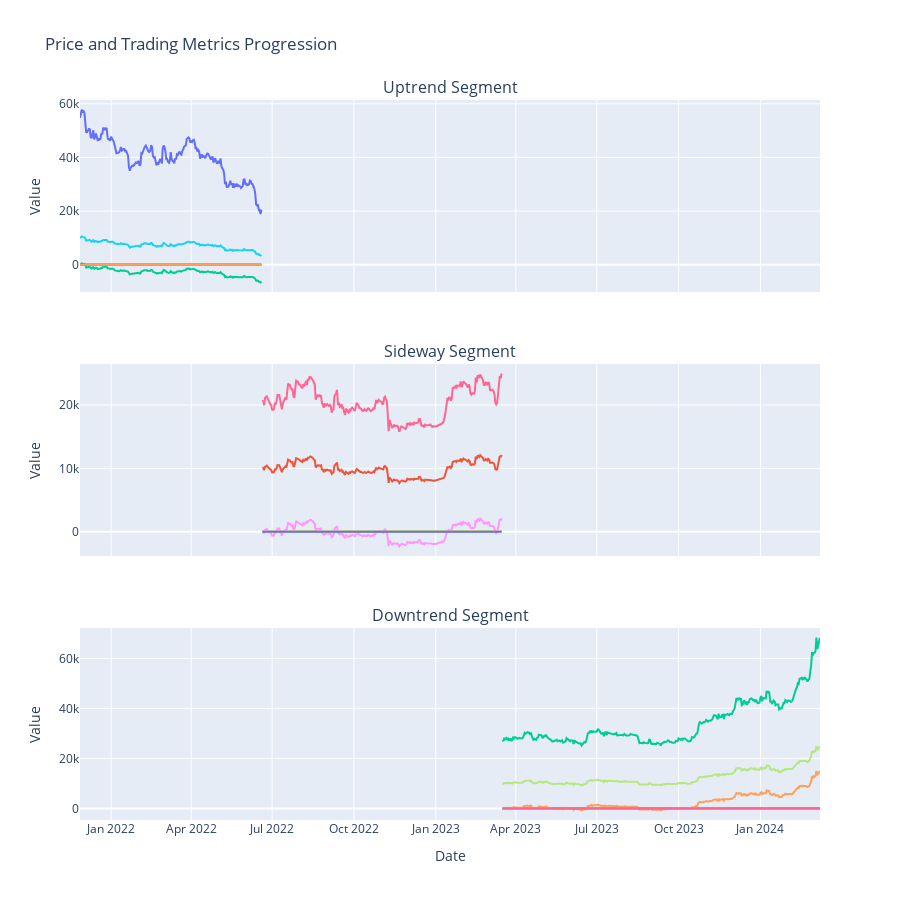

The notebook cell this image was saved under:
### Markdown cell above
### Subplot

### Code cell
# Manually segment your data
downtrend_start_idx = start_idx
downtrend_end_idx = downtrend_end_idx

sideway_start_idx = sideway_start_idx
sideway_end_idx = sideway_end_idx

uptrend_start_idx =  uptrend_start_idx
uptrend_end_idx =  len(combined_dataframe['buyandhold'])

# Test strategy on each segment
downtrend_prices, downtrend_indicator_values, downtrend_profits, downtrend_cash, downtrend_bitcoin, downtrend_total = strategy(
    indcator=combined_dataframe['buyandhold'].copy().values[downtrend_start_idx:downtrend_end_idx].copy(),
    prices=combined_dataframe.price[downtrend_start_idx:downtrend_end_idx].copy().values)

sideway_prices, sideway_indicator_values, sideway_profits, sideway_cash, sideway_bitcoin, sideway_total = strategy(
    indcator=combined_dataframe['buyandhold'].copy().values[sideway_start_idx:sideway_end_idx].copy(),
    prices=combined_dataframe.price[sideway_start_idx:sideway_end_idx].copy().values)

uptrend_prices, uptrend_indicator_values, uptrend_profits, uptrend_cash, uptrend_bitcoin, uptrend_total = strategy(
    indcator=combined_dataframe['buyandhold'].copy().values[uptrend_start_idx:uptrend_end_idx].copy(),
    prices=combined_dataframe.price[uptrend_start_idx:uptrend_end_idx].copy().values)

# Collect dates for each segment
downtrend_dates = Dates[downtrend_start_idx:downtrend_end_idx]

sideway_dates = Dates[sideway_start_idx:sideway_end_idx]

uptrend_dates = Dates[uptrend_start_idx:uptrend_end_idx]



# Create tuples for each segment
uptrend_data = (uptrend_prices, uptrend_indicator_values, uptrend_profits, uptrend_cash, uptrend_bitcoin, uptrend_total, uptrend_dates)

sideway_data = (sideway_prices, sideway_indicator_values, sideway_profits, sideway_cash, sideway_bitcoin, sideway_total, sideway_dates)

downtrend_data = (downtrend_prices, downtrend_indicator_values, downtrend_profits, downtrend_cash, downtrend_bitcoin, downtrend_total, downtrend_dates)

# Plot the segments
subplot("buyandhold", downtrend_data, sideway_data, uptrend_data)

### Figure 1 — Plotly figure (JSON) as saved in the notebook; plotly's stock layout.template omitted (floating-point values rounded to 4 significant figures; data arrays with more than 128 entries replaced by an {"elided": "..."} marker saying what was removed)
{"data": [{"mode": "lines", "name": "Price", "type": "scatter", "x": {"elided": "205 str values"}, "xaxis": "x", "y": {"elided": "205 float values"}, "yaxis": "y"}, {"mode": "lines", "name": "buyandhold", "type": "scatter", "x": {"elided": "205 str values"}, "xaxis": "x", "y": {"elided": "205 int values"}, "yaxis": "y"}, {"mode": "lines", "name": "Profit", "type": "scatter", "x": {"elided": "205 str values"}, "xaxis": "x", "y": {"elided": "205 float values"}, "yaxis": "y"}, {"mode": "lines", "name": "Cash Balance", "type": "scatter", "x": {"elided": "205 str values"}, "xaxis": "x", "y": {"elided": "205 int values"}, "yaxis": "y"}, {"mode": "lines", "name": "Bitcoin Amount", "type": "scatter", "x": {"elided": "205 str values"}, "xaxis": "x", "y": {"elided": "205 float values"}, "yaxis": "y"}, {"mode": "lines", "name": "Total Balance", "type": "scatter", "x": {"elided": "205 str values"}, "xaxis": "x", "y": {"elided": "205 float values"}, "yaxis": "y"}, {"mode": "lines", "name": "Price", "type": "scatter", "x": {"elided": "270 str values"}, "xaxis": "x2", "y": {"elided": "270 float values"}, "yaxis": "y2"}, {"mode": "lines", "name": "buyandhold", "type": "scatter", "x": {"elided": "270 str values"}, "xaxis": "x2", "y": {"elided": "270 int values"}, "yaxis": "y2"}, {"mode": "lines", "name": "Profit", "type": "scatter", "x": {"elided": "270 str values"}, "xaxis": "x2", "y": {"elided": "270 float values"}, "yaxis": "y2"}, {"mode": "lines", "name": "Cash Balance", "type": "scatter", "x": {"elided": "270 str values"}, "xaxis": "x2", "y": {"elided": "270 int values"}, "yaxis": "y2"}, {"mode": "lines", "name": "Bitcoin Amount", "type": "scatter", "x": {"elided": "270 str values"}, "xaxis": "x2", "y": {"elided": "270 float values"}, "yaxis": "y2"}, {"mode": "lines", "name": "Total Balance", "type": "scatter", "x": {"elided": "270 str values"}, "xaxis": "x2", "y": {"elided": "270 float values"}, "yaxis": "y2"}, {"mode": "lines", "name": "Price", "type": "scatter", "x": {"elided": "358 str values"}, "xaxis": "x3", "y": {"elided": "358 float values"}, "yaxis": "y3"}, {"mode": "lines", "name": "buyandhold", "type": "scatter", "x": {"elided": "358 str values"}, "xaxis": "x3", "y": {"elided": "358 int values"}, "yaxis": "y3"}, {"mode": "lines", "name": "Profit", "type": "scatter", "x": {"elided": "358 str values"}, "xaxis": "x3", "y": {"elided": "358 float values"}, "yaxis": "y3"}, {"mode": "lines", "name": "Cash Balance", "type": "scatter", "x": {"elided": "358 str values"}, "xaxis": "x3", "y": {"elided": "358 int values"}, "yaxis": "y3"}, {"mode": "lines", "name": "Bitcoin Amount", "type": "scatter", "x": {"elided": "358 str values"}, "xaxis": "x3", "y": {"elided": "358 float values"}, "yaxis": "y3"}, {"mode": "lines", "name": "Total Balance", "type": "scatter", "x": {"elided": "358 str values"}, "xaxis": "x3", "y": {"elided": "358 float values"}, "yaxis": "y3"}], "layout": {"annotations": [{"font": {"size": 16}, "showarrow": false, "text": "Uptrend Segment", "x": 0.5, "xanchor": "center", "xref": "paper", "y": 1, "yanchor": "bottom", "yref": "paper"}, {"font": {"size": 16}, "showarrow": false, "text": "Sideway Segment", "x": 0.5, "xanchor": "center", "xref": "paper", "y": 0.6333, "yanchor": "bottom", "yref": "paper"}, {"font": {"size": 16}, "showarrow": false, "text": "Downtrend Segment", "x": 0.5, "xanchor": "center", "xref": "paper", "y": 0.2667, "yanchor": "bottom", "yref": "paper"}], "height": 900, "hovermode": "x unified", "showlegend": false, "title": {"text": "Price and Trading Metrics Progression"}, "xaxis": {"anchor": "y", "domain": [0, 1], "matches": "x3", "showticklabels": false}, "xaxis2": {"anchor": "y2", "domain": [0, 1], "matches": "x3", "showticklabels": false}, "xaxis3": {"anchor": "y3", "domain": [0, 1], "title": {"text": "Date"}}, "yaxis": {"anchor": "x", "domain": [0.7333, 1], "title": {"text": "Value"}}, "yaxis2": {"anchor": "x2", "domain": [0.3667, 0.6333], "title": {"text": "Value"}}, "yaxis3": {"anchor": "x3", "domain": [0, 0.2667], "title": {"text": "Value"}}}}
